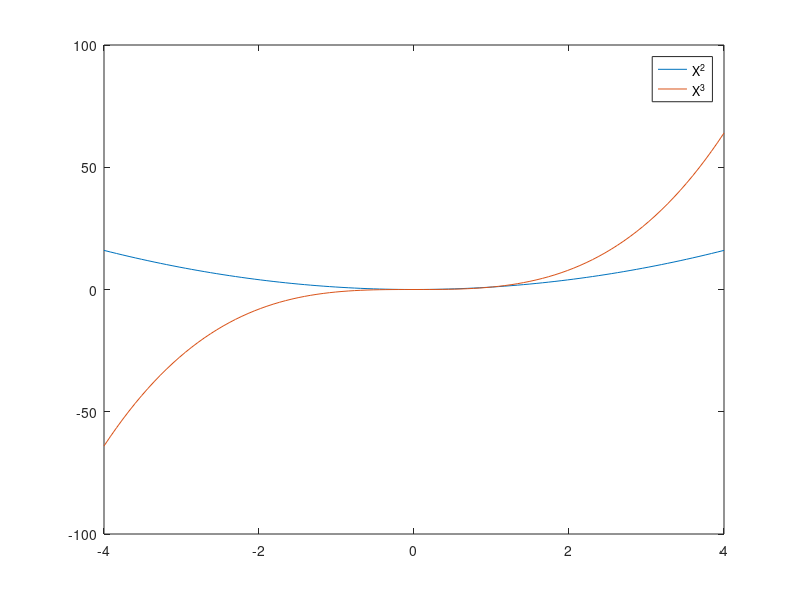

The MATLAB script that drew this image:
%Plotting the given waveforms
x=linspace(-4,4);
p=x.^2;
c=x.^3;
plot(x,p);
hold on;
plot(x,c);
legend('X^2','X^3');
hold off;